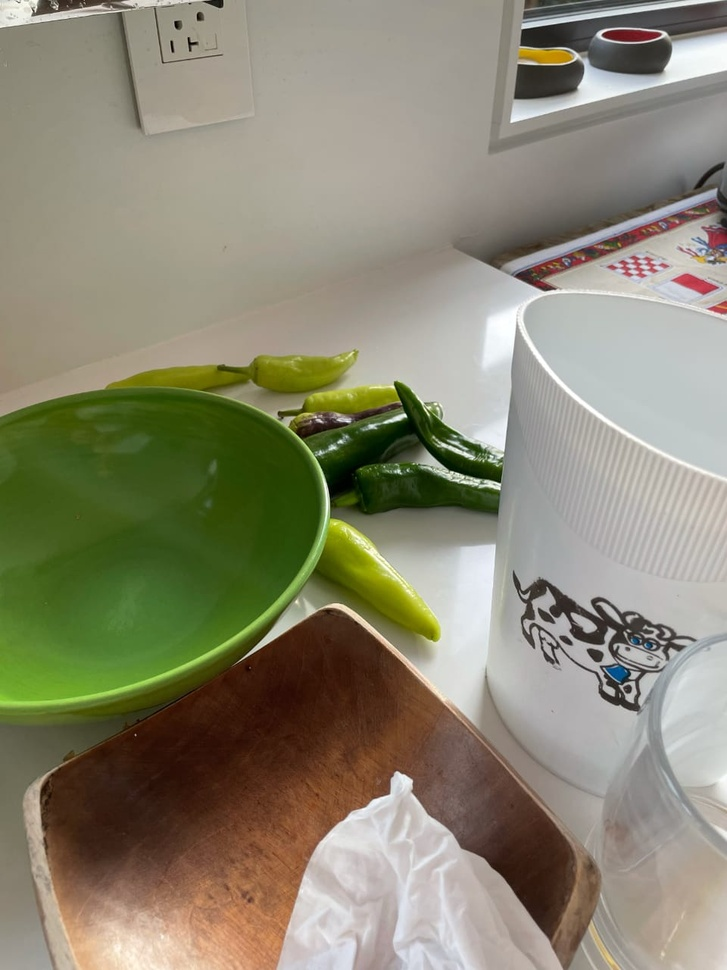
#> input picture image.jpeg, 727 x 970 px, shrunk from 960 x 1280 before the run
$ python main.py
#> lines starting #> are read from the running program, lines starting #| are printed output that depends on the picture
#> the answer given: image.jpeg
'''Program to convert image file to cartoonish form.'''

# Importing the libraries
import numpy as np
import cv2


# Defining the function to read the image file
def read_file(filename):
#> called with filename = 'image.jpeg'
    img = cv2.imread(filename)
#> img is the input picture: shape (970, 727, 3); mean B, G, R 113.6, 134.7, 138.3
#> the answer given: 100
#> the answer given: 100
    cv2.imshow("Image", img)
    return img


# Enter your image file name or path
filename = input("Enter the file name (or path): ")
img = read_file(filename)


# Edge mask function to transform the image into grayscale and reduce the noise of the blurred grayscale image
def edge_mask(img, line_size, blur_value):
#> called with line_size = 100, blur_value = 100
    gray = cv2.cvtColor(img, cv2.COLOR_BGR2GRAY)
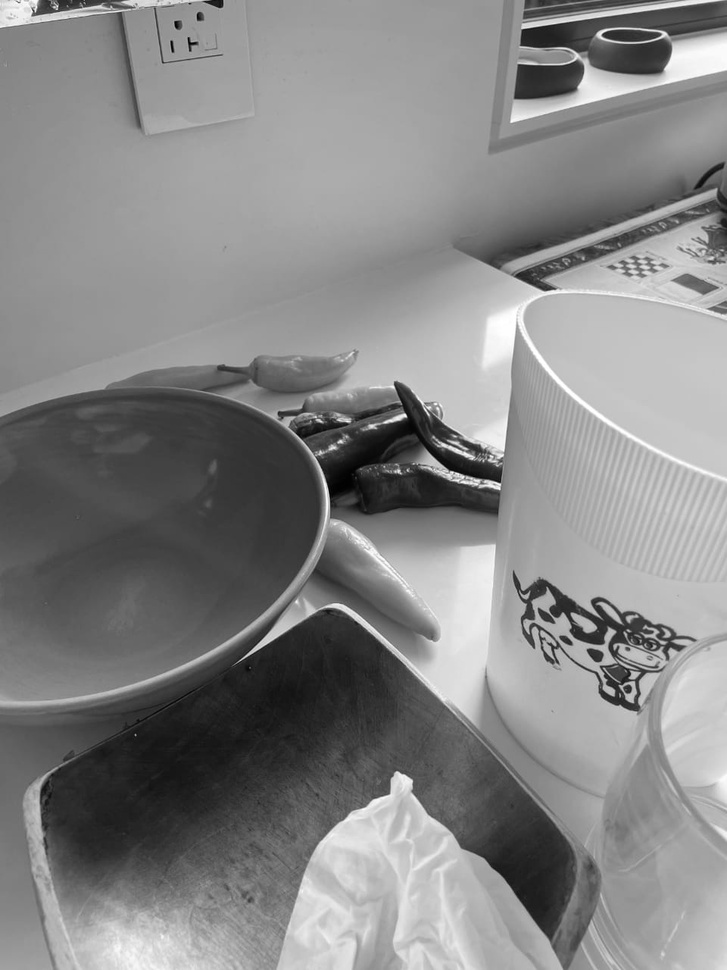
#> gray: shape (970, 727); min 1, max 255, mean 133.4
    gray_blur = cv2.medianBlur(gray, 9)
#> (the run stopped early here; a loop or call above may not have finished)
